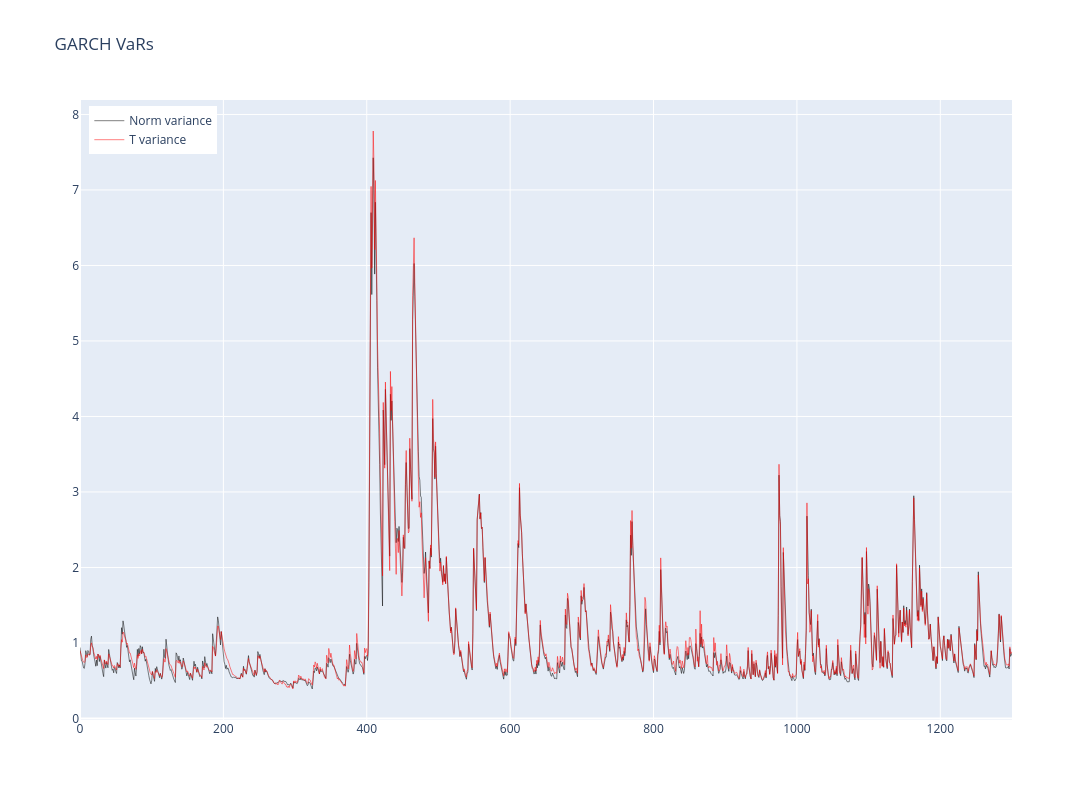

The notebook cell saved with this chart:
### Code cell
import plotly.graph_objects as go
length = log_returns_usd_scaled.shape[0] - 365
# Create figure
fig = go.Figure()

# Add the returns line (scaled)
fig.add_trace(go.Scatter(
    x=np.arange(length),
    y= _norm_var,
    mode='lines',
    name='Norm variance',
    line=dict(color='black', width=0.5)
))

# Add GARCH(1,1)
fig.add_trace(go.Scatter(
    x=np.arange(length),
    y=_t_var,
    mode='lines',
    line=dict(color='red', width=0.5),
    name='T variance'
))

fig.update_layout(
    title=f'GARCH VaRs',
    width=1200,
    height=800,
    hovermode='x unified',
    legend=dict(
        yanchor="top",
        y=0.99,
        xanchor="left",
        x=0.01
    )
)

fig.show()

### Figure 1 — Plotly figure (JSON) as saved in the notebook; plotly's stock layout.template omitted (floating-point values rounded to 4 significant figures; data arrays with more than 128 entries replaced by an {"elided": "..."} marker saying what was removed)
{"data": [{"line": {"color": "black", "width": 0.5}, "mode": "lines", "name": "Norm variance", "type": "scatter", "x": {"elided": "1301 int values"}, "y": {"elided": "1301 float values"}}, {"line": {"color": "red", "width": 0.5}, "mode": "lines", "name": "T variance", "type": "scatter", "x": {"elided": "1301 int values"}, "y": {"elided": "1301 float values"}}], "layout": {"height": 800, "hovermode": "x unified", "legend": {"x": 0.01, "xanchor": "left", "y": 0.99, "yanchor": "top"}, "title": {"text": "GARCH VaRs"}, "width": 1200}}
